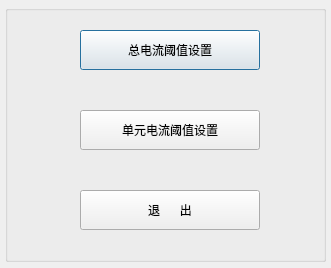
<?xml version="1.0" encoding="UTF-8"?>
<ui version="4.0">
 <class>FV_MainDlg</class>
 <widget class="QDialog" name="FV_MainDlg">
  <property name="geometry">
   <rect>
    <x>0</x>
    <y>0</y>
    <width>331</width>
    <height>268</height>
   </rect>
  </property>
  <property name="windowTitle">
   <string>Dialog</string>
  </property>
  <widget class="QPushButton" name="totalBtn">
   <property name="geometry">
    <rect>
     <x>80</x>
     <y>30</y>
     <width>180</width>
     <height>40</height>
    </rect>
   </property>
   <property name="text">
    <string>总电流阈值设置</string>
   </property>
  </widget>
  <widget class="QPushButton" name="outputBtn">
   <property name="geometry">
    <rect>
     <x>80</x>
     <y>110</y>
     <width>180</width>
     <height>40</height>
    </rect>
   </property>
   <property name="text">
    <string>单元电流阈值设置</string>
   </property>
  </widget>
  <widget class="QPushButton" name="quitBtn">
   <property name="geometry">
    <rect>
     <x>80</x>
     <y>190</y>
     <width>180</width>
     <height>40</height>
    </rect>
   </property>
   <property name="text">
    <string>退      出</string>
   </property>
  </widget>
  <widget class="QGroupBox" name="groupBox">
   <property name="geometry">
    <rect>
     <x>5</x>
     <y>5</y>
     <width>321</width>
     <height>257</height>
    </rect>
   </property>
   <property name="title">
    <string/>
   </property>
  </widget>
  <zorder>groupBox</zorder>
  <zorder>totalBtn</zorder>
  <zorder>outputBtn</zorder>
  <zorder>quitBtn</zorder>
 </widget>
 <tabstops>
  <tabstop>outputBtn</tabstop>
  <tabstop>totalBtn</tabstop>
  <tabstop>quitBtn</tabstop>
 </tabstops>
 <resources/>
 <connections>
  <connection>
   <sender>quitBtn</sender>
   <signal>clicked()</signal>
   <receiver>FV_MainDlg</receiver>
   <slot>close()</slot>
   <hints>
    <hint type="sourcelabel">
     <x>199</x>
     <y>269</y>
    </hint>
    <hint type="destinationlabel">
     <x>199</x>
     <y>161</y>
    </hint>
   </hints>
  </connection>
 </connections>
</ui>
